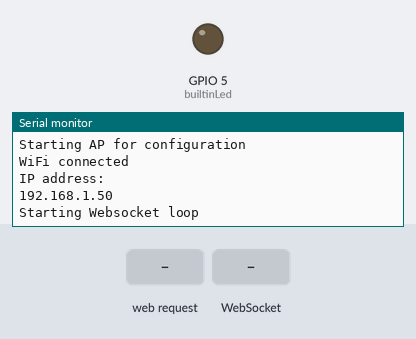
Bench run of a program on a simulated ESP32. Shown: output pins drawn as LEDs (lit = HIGH), the last lines printed to the serial monitor. Inputs (shaded band) come from the test bench. WiFi joins after 1.5 s; servers stay silent unless stated; storage starts empty.

Above: at 2.3 s.
2.4 s: HTTP request GET / received
At 2.8 s:
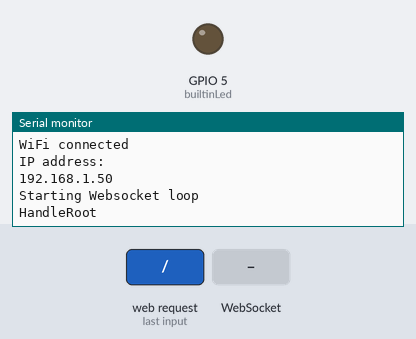
3.9 s: WebSocket text "1" received
At 5.1 s:
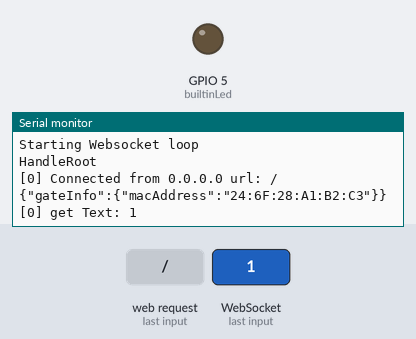
5.4 s: WebSocket text "0" received
At 6.3 s:
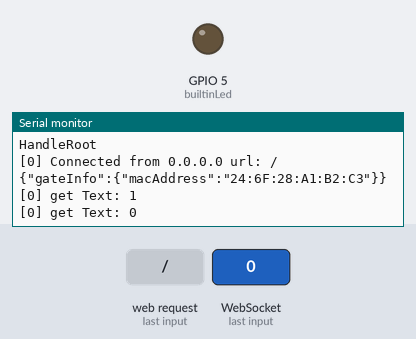

Measured:
- after the input at 2.4 s, the serial monitor: prints a new line at once (image 1)
- after the input at 3.9 s, the serial monitor: prints a new line at once (image 2)
- after the input at 5.4 s, the serial monitor: prints a new line at once (image 3)

The program:

main.cpp
```cpp
#include <Arduino.h>
#include <WebSocketsServer.h>
#include <SPIFFS.h>
#include <WebServer.h>
#include <WiFi.h>
#include <WiFiClient.h>
#include <FFat.h>
#include <ArduinoJson.h>

void webSocketEvent(uint8_t num, WStype_t type, uint8_t *payload, size_t length);
void handleNotFound();
void handleRoot();
void startConfigWebpage();

const char *wifiSsid = "xxxx";
const char *wifiPassword = "xxxx";
const char *apSsid = " ESP32 BLE Gate";
const char *apPassword = "";

uint8_t configButton = 23;
uint8_t builtinLed = 5;
bool keepConfigWegpage;

uint8_t wifiStatus;
unsigned long connectTimeout;

String deviceIndex;
String deviceId;

WiFiClient client;
WebServer server(80);
WebSocketsServer webSocket = WebSocketsServer(9090);

void setup() {
  Serial.begin(115200);
  Serial.println("OK");

  pinMode(configButton, INPUT);
  pinMode(builtinLed, OUTPUT);

  if (!FFat.begin(true)){
    Serial.println("Couldn't mount the filesystem.");
  }

  WiFi.disconnect(true);
  WiFi.mode(WIFI_AP_STA);

  webSocket.begin();
  webSocket.onEvent(webSocketEvent);

  server.on("/", handleRoot);
  server.onNotFound(handleNotFound);
  server.begin();

  startConfigWebpage();
}

void loop() {
  // put your main code here, to run repeatedly:
}

void webSocketEvent(uint8_t num, WStype_t type, uint8_t *payload, size_t length)
{
  switch (type)
  {
    case WStype_DISCONNECTED:
    {
      Serial.printf("[%u] Disconnected!\n", num);
    }
    break;
    case WStype_CONNECTED:
    {
      IPAddress ip = webSocket.remoteIP(num);
      Serial.printf("[%u] Connected from %d.%d.%d.%d url: %s\n", num, ip[0], ip[1], ip[2], ip[3], payload);
      size_t len;

      DynamicJsonDocument gateInfo(JSON_ARRAY_SIZE(500));
      gateInfo["gateInfo"]["macAddress"] = WiFi.macAddress();
      len = measureJson(gateInfo);
      char jsonToSend[len];
      serializeJson(gateInfo, Serial);
      serializeJson(gateInfo, jsonToSend, len + 1);
      webSocket.sendTXT(num, jsonToSend, strlen(jsonToSend));
    }
    break;
    case WStype_TEXT:
    {
      Serial.printf("[%u] get Text: %s\n", num, payload);

      StaticJsonDocument<512> jsonBuffer;
      deserializeJson(jsonBuffer, payload);
      JsonObject jsonObject = jsonBuffer.as<JsonObject>();

      if(strcmp((const char*)payload, "ping") == 0)
      {
        webSocket.sendTXT(num, "{\"pong\":true}");
      }

      if(strcmp((const char*)payload, "deviceInfo") == 0)
      {
        //webSocket.sendTXT(num, "{\"pong\":true}");
        //{"deviceInfo":{"deviceIndex":0,"deviceId":"123"}}
        JsonVariant _deviceIndex = jsonObject["deviceInfo"]["deviceIndex"];
        JsonVariant _deviceId = jsonObject["deviceInfo"]["deviceId"];
        deviceIndex = _deviceIndex.as<String>();
        deviceId = _deviceId.as<String>();

        int len = measureJson(jsonObject);
        char buff[len];
        serializeJson(jsonObject, buff, len + 1);
        File file = FFat.open("/deviceIdDB.txt", "w");
        if(!file) {
          Serial.println("device id file open error");
          return;
        }
        if(file.print(buff)){
          Serial.println("device id file was written");
          Serial.println(buff);
          String savedDeviceId = "{\"savedId\":{\"deviceIndex\":\"" + deviceIndex + "\",\"deviceId\":\"" + deviceId + "\"}}";
          Serial.println(savedDeviceId);
          webSocket.sendTXT(num, savedDeviceId);
        } else {
          Serial.println("device id file failed");
        }
        file.close();
        //blankDevice = false;

      }
    }
    break;
    case WStype_BIN:
    case WStype_PING:
    case WStype_PONG:
    case WStype_ERROR:
    case WStype_FRAGMENT_TEXT_START:
    case WStype_FRAGMENT_BIN_START:
    case WStype_FRAGMENT:
    case WStype_FRAGMENT_FIN:
    break;
  }
}

void handleRoot()
{
  Serial.println("HandleRoot");
  SPIFFS.begin();
  File file = SPIFFS.open("/index.html.gz", "r");
  server.streamFile(file, "text/html");
  file.close();
  SPIFFS.end();
}

void handleNotFound()
{
  server.send(404, "text/plain", "404: Not found");
}

// void startConfigWebpage()
// {
//   Serial.println("Starting AP for configuration");
//   keepConfigWegpage = true;
//   WiFi.mode(WIFI_AP_STA);
//   //WiFi.disconnect();
//   WiFi.softAP(apSsid, apPassword);

//   Serial.print("IP: ");
//   Serial.println(WiFi.softAPIP());

//   Serial.println("Starting Websocket loop");
//   while(keepConfigWegpage)
//   {
//     webSocket.loop();
//     server.handleClient();
//   }
// }

void startConfigWebpage()
{
  Serial.println("Starting AP for configuration");
  keepConfigWegpage = true;
  WiFi.mode(WIFI_STA);
  //WiFi.disconnect();
  WiFi.begin(wifiSsid, wifiPassword);

  connectTimeout = millis() + (15 * 1000);
  while(true) {
    wifiStatus = WiFi.status();

    if ((wifiStatus == WL_CONNECTED) || (wifiStatus == WL_NO_SSID_AVAIL) ||
    (wifiStatus == WL_CONNECT_FAILED) || (millis() >= connectTimeout))
      break;

    delay(100);
  }

  Serial.println();
  Serial.println("WiFi connected");
  Serial.println("IP address: ");
  Serial.println(WiFi.localIP());

  Serial.println("Starting Websocket loop");
  while(keepConfigWegpage)
  {
    webSocket.loop();
    server.handleClient();
  }
}
```
